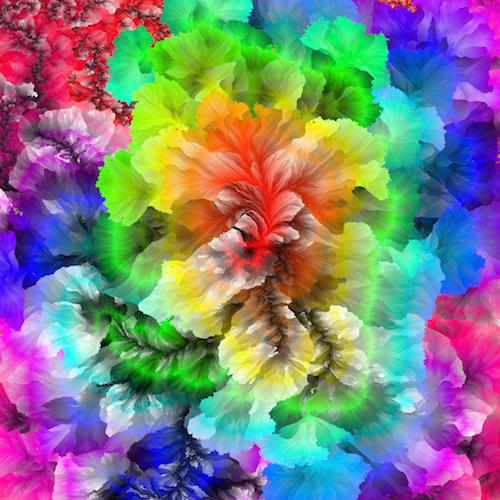
#> input picture opencv-python-color-detection/flower.png, 500 x 500 px
$ python detect_color.py --image flower.png
#> lines starting #> are read from the running program, lines starting #| are printed output that depends on the picture; after the words box and inside, x2 and y2 are one past the last pixel; in counts of white or black regions, pixels touching at a corner belong together
# USAGE
# python detect_color.py --image flower.png

# NOTE: opencv uses BGR, not RGB!

# import the necessary packages
import numpy as np
import argparse
import cv2

# construct the argument parse and parse the arguments
ap = argparse.ArgumentParser()
ap.add_argument("-i", "--image", help = "path to the image")
args = vars(ap.parse_args())

# load the image
image = cv2.imread(args["image"])
#> image is the input picture: shape (500, 500, 3); mean B, G, R 128.1, 128.2, 128.4

# define the list of boundaries
red = [
	([17, 15, 100], [50, 56, 200])
]
blue = [
	([86, 31, 4], [220, 88, 50])
]
yellow = [
	([25, 146, 190], [62, 174, 250])
]
gray = [
	([103, 86, 65], [145, 133, 128])
]

# loop over the boundaries
for (lower, upper) in red:
	# create NumPy arrays from the boundaries
	lower = np.array(lower, dtype = "uint8")
	upper = np.array(upper, dtype = "uint8")

	# find the colors within the specified boundaries and apply the mask
	mask = cv2.inRange(image, lower, upper)
	output = cv2.bitwise_and(image, image, mask = mask)

	# show the images
	cv2.imshow("images", np.hstack([image, output]))
	cv2.waitKey(0)
#> this loop made 1 pass
#> pass 1, `mask = cv2.inRange(image, lower, upper)`:
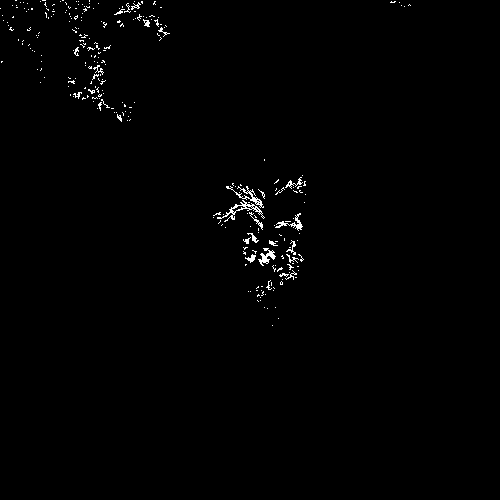
#> mask: shape (500, 500); 0.84% white in thin lines or dots, all inside (x1, y1, x2, y2) = (0, 0, 411, 326)
#> pass 1, `cv2.imshow("images", np.hstack([image, output]))`:
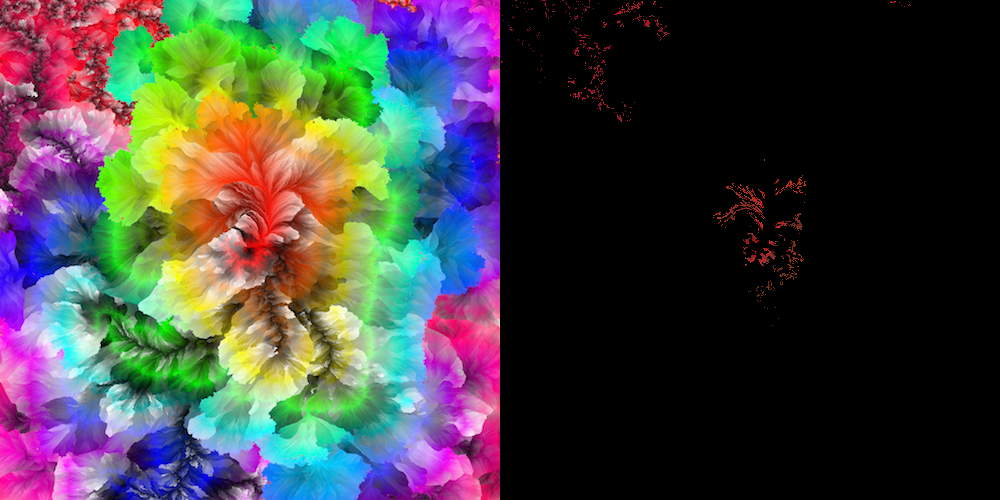
#> window 'images': shape (500, 1000, 3); mean B, G, R 64.2, 64.3, 64.8

for (lower, upper) in blue:
	# create NumPy arrays from the boundaries
	lower = np.array(lower, dtype = "uint8")
	upper = np.array(upper, dtype = "uint8")

	# find the colors within the specified boundaries and apply the mask
	mask = cv2.inRange(image, lower, upper)
	output = cv2.bitwise_and(image, image, mask = mask)

	# show the images
	cv2.imshow("images", np.hstack([image, output]))
	cv2.waitKey(0)
#> this loop made 1 pass
#> (lower, upper) on pass 1: ([86, 31, 4], [220, 88, 50])
#> pass 1, `output = cv2.bitwise_and(image, image, mask = mask)`:
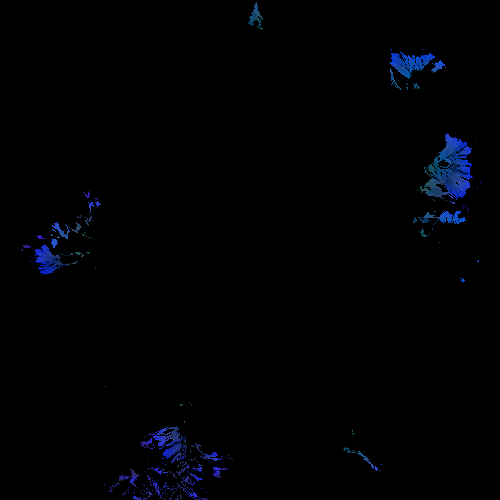
#> output: shape (500, 500, 3); mean B, G, R 3.4, 1.3, 0.6
#> pass 1, `cv2.imshow("images", np.hstack([image, output]))`:
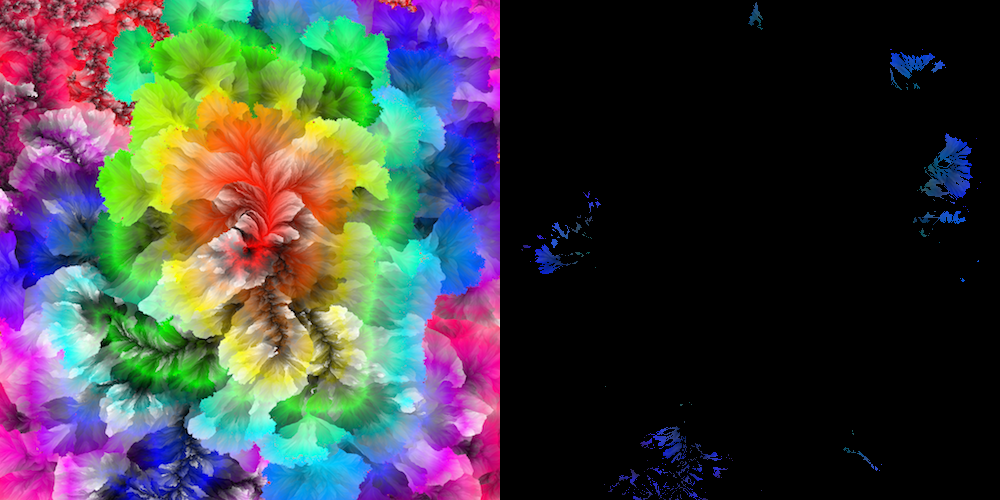
#> window 'images': shape (500, 1000, 3); mean B, G, R 65.7, 64.8, 64.5

for (lower, upper) in yellow:
	# create NumPy arrays from the boundaries
	lower = np.array(lower, dtype = "uint8")
	upper = np.array(upper, dtype = "uint8")

	# find the colors within the specified boundaries and apply the mask
	mask = cv2.inRange(image, lower, upper)
	output = cv2.bitwise_and(image, image, mask = mask)

	# show the images
	cv2.imshow("images", np.hstack([image, output]))
	cv2.waitKey(0)
#> this loop made 1 pass
#> (lower, upper) on pass 1: ([25, 146, 190], [62, 174, 250])
#> pass 1, `cv2.imshow("images", np.hstack([image, output]))`:
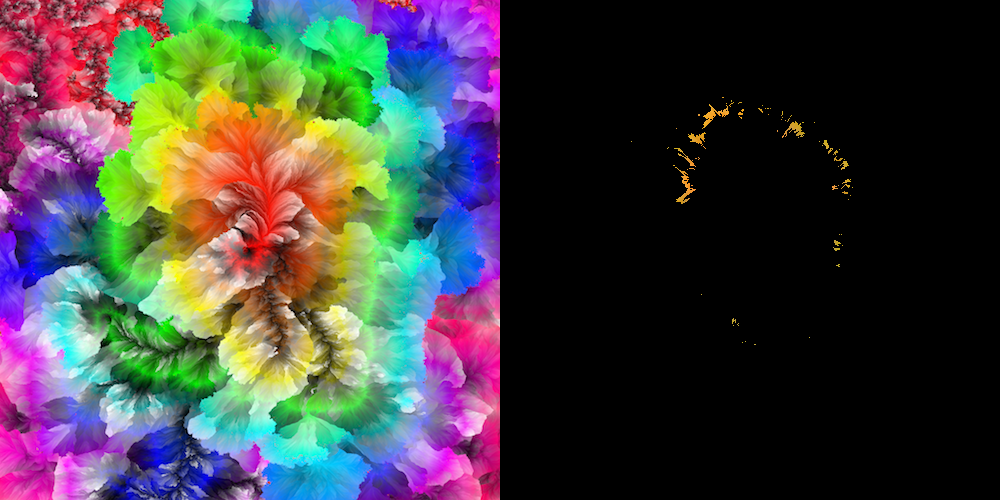
#> window 'images': shape (500, 1000, 3); mean B, G, R 64.1, 64.4, 64.7

for (lower, upper) in gray:
	# create NumPy arrays from the boundaries
	lower = np.array(lower, dtype = "uint8")
	upper = np.array(upper, dtype = "uint8")

	# find the colors within the specified boundaries and apply the mask
	mask = cv2.inRange(image, lower, upper)
	output = cv2.bitwise_and(image, image, mask = mask)

	# show the images
	cv2.imshow("images", np.hstack([image, output]))
	cv2.waitKey(0)
#> this loop made 1 pass
#> (lower, upper) on pass 1: ([103, 86, 65], [145, 133, 128])
#> pass 1, `mask = cv2.inRange(image, lower, upper)`:
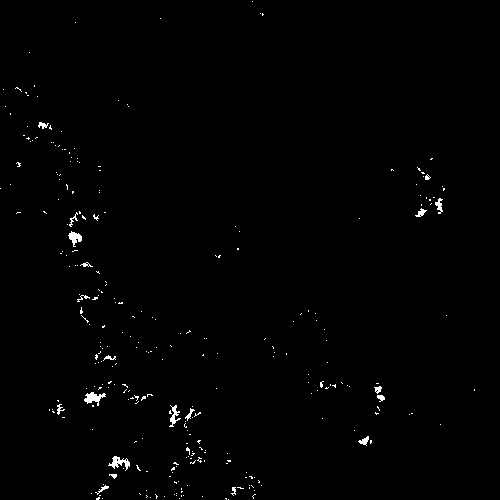
#> mask: shape (500, 500); 0.76% white in thin lines or dots
#> pass 1, `cv2.imshow("images", np.hstack([image, output]))`:
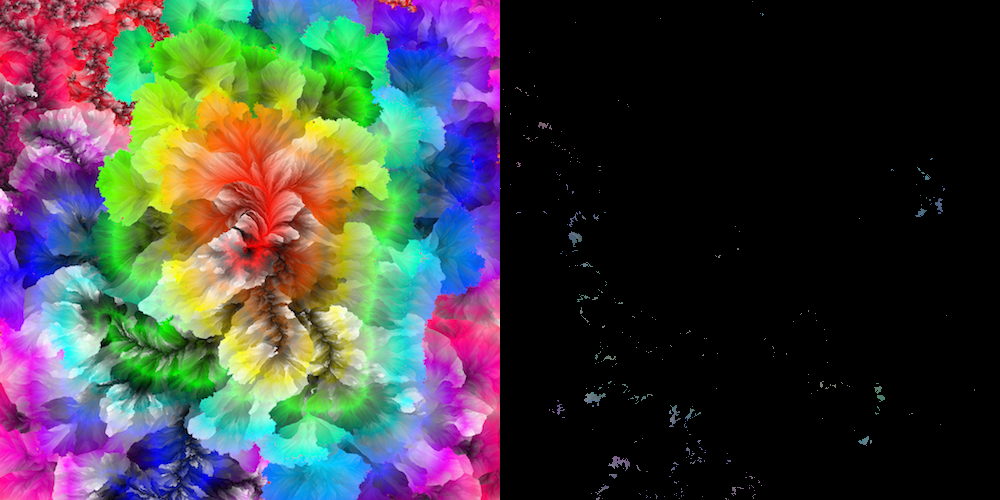
#> window 'images': shape (500, 1000, 3); mean B, G, R 64.5, 64.5, 64.6
